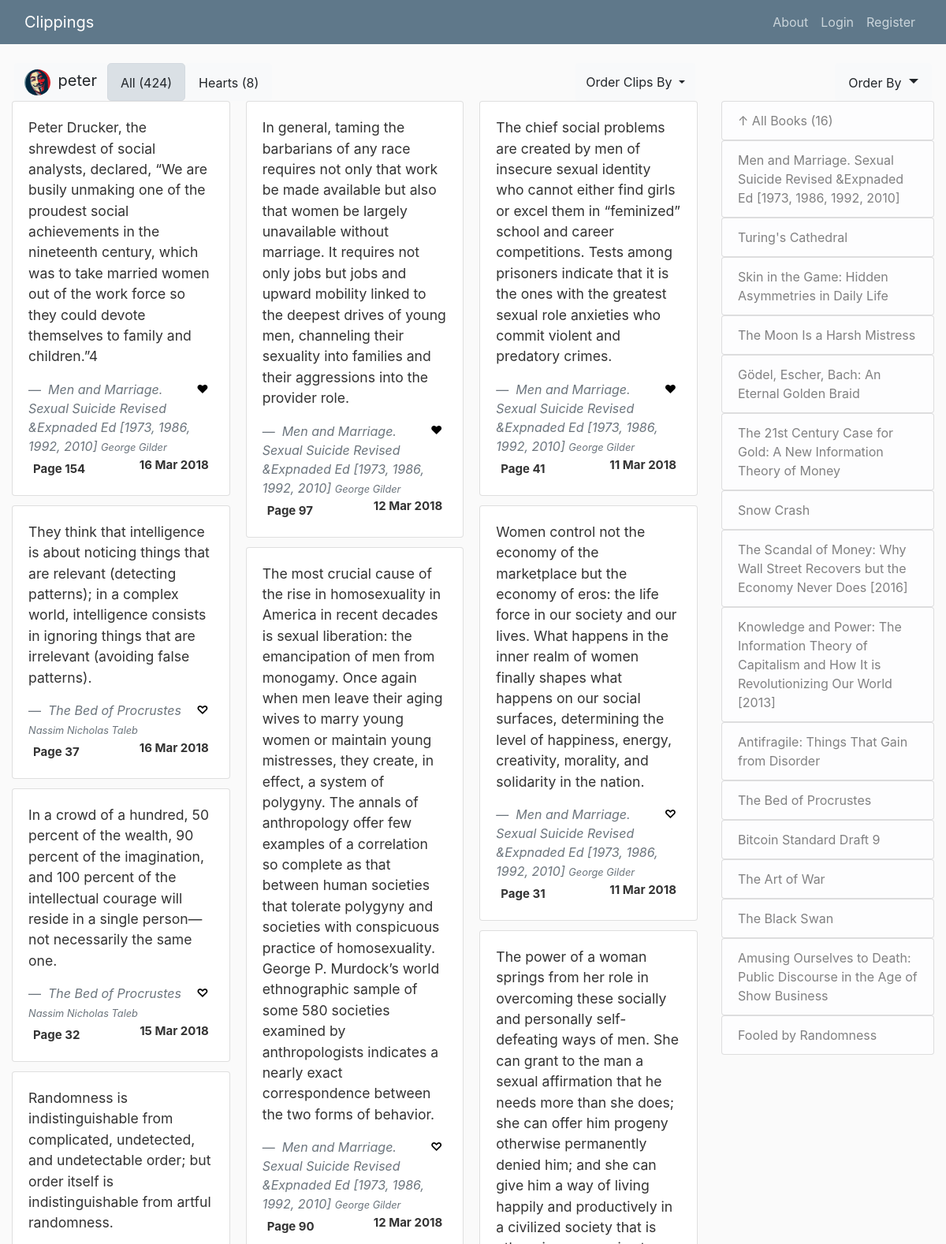
The app's page /peter (upper part) with its own data.
### clippings/models.py (models this page shows, shortened)
class User(db.Model, UserMixin):
    id = db.Column(db.Integer, primary_key=True)
    username = db.Column(db.String(20), unique=True, nullable=False)
    email = db.Column(db.String(120), unique=True, nullable=False)
    image_file = db.Column(db.String(20), nullable=False, default='default.jpg')
    password = db.Column(db.String(60), nullable=False)
    posts = db.relationship('Post', backref='author', lazy=True)
    likes = db.relationship('Clip', secondary=likes, backref='liked_by', lazy=True)

class Clip(db.Model):
    id = db.Column(db.Integer, primary_key=True)
    title = db.Column(db.String(400), nullable=False)
    author = db.Column(db.String(400), nullable=False)
    page = db.Column(db.Integer, nullable=False)
    location = db.Column(db.String(20), nullable=False)
    date = db.Column(db.DateTime, nullable=False, default=datetime.utcnow)
    clipping = db.Column(db.Text, nullable=False)
    is_favorite = db.Column(db.Boolean, default=False, nullable=False)
    user_id = db.Column(db.Integer, db.ForeignKey('user.id'), nullable=False)

### clippings/clips/routes.py (the view, shortened to what this page needs)
@clips.route("/<string:username>", methods=['GET', 'POST'])
@clips.route("/<string:username>/<string:title>", methods=['GET', 'POST'])
def user_book(username, title=None):
    user = User.query.filter_by(username=username).first_or_404()
    page = request.args.get('page', 1, type=int)
    clip_order = request.args.get('order_by', 'date.desc()')
    book_order = request.args.get('book_order', 'date.desc()')
    order = order_by.get(clip_order)
    b_order = order_by.get(book_order)
    clips_count = 0
    favorite_id = request.args.get('favorite_id')
    show_favorites = request.args.get('favorite')
    if(favorite_id):
        add_favorite(favorite_id)
    if(title == None):
        clips = Clip.query.filter_by(user_id=user.id).order_by(order).paginate(per_page=30, page=page)
        clips_count = Clip.query.filter_by(user_id=user.id).count()
        favorite_count = Clip.query.filter_by(user_id=user.id, is_favorite=True).count()
        if(show_favorites):
            clips = Clip.query.filter_by(user_id=user.id, is_favorite=True).order_by(order).paginate(per_page=30, page=page)
    books = Clip.query.filter_by(user_id=user.id).order_by(b_order).group_by(Clip.title).distinct(Clip.title)
    books_count = Clip.query.filter_by(user_id=user.id).order_by(b_order).group_by(Clip.title).distinct(Clip.title).count()
    return render_template('user_book.html.j2', clips=clips, user=user, books=books, title_selected=title,
                           order_by=clip_order, book_order=book_order, clips_count=clips_count, books_count=books_count,
                           add_favorite=add_favorite, favorite_count=favorite_count, favorite=show_favorites)

### clippings/templates/user_book.html.j2 (shortened to what this page needs)
{% extends 'layout.html.j2' %}
{% block content_header %}
{% include 'clip_sort.html.j2' with context%}
{% endblock content_header %}
{% block content %}
<div class="card-columns">
        {% for clip in clips.items %}
        <div class="card">
                <div class="card-body">
                    <blockquote class="blockquote mb-0">
                        <p style="font-size:1.1rem;">{{ clip.clipping }}</p>
                        <a class="no-style" href="{{url_for('clips.user_book', username=user.username, title=clip.title)}}">
                        {% if clip.is_favorite %}
                            {% if user == current_user%}
                                <a href="{{url_for('clips.user_book', username=user.username, title=title_selected, page=page_num, order_by=order_by, favorite=favorite, favorite_id=clip.id)}}"><span class="badge float-right">❤</span></a>
                            {% else %}
                                <span class="badge float-right">❤</span>
                            {% endif %}
                        {% else %}
                            {% if user == current_user%}
                                <a href="{{url_for('clips.user_book', username=user.username, title=title_selected, page=page_num, order_by=order_by, favorite=favorite, favorite_id=clip.id)}}"><span class="badge float-right">♡</span></a>
                             {% else %}
                                <span class="badge float-right">♡</span>
                            {% endif %}
                        {% endif %}
                        <footer class="blockquote-footer">
                            <cite> {{ clip.title }}
                                <small>{{ clip.author }}</small>
                            </cite>
                        </footer>
                        </a>
                        <div class="badge"> Page {{ clip.page }} </div>
                        <span class="badge float-right">{{ clip.date.strftime("%-d %b %Y") }}</span>
                    </blockquote>
                </div>
        </div>
        {% endfor %}
</div>
{% endblock content %}
{% block sidebar_header %}
    {% include 'book_sort.html.j2' with context%}
{% endblock sidebar_header %}
{% block right_sidebar %}
            <ul class="list-group">
            <a href="{{url_for('clips.user_book', username=user.username)}}">
                    <li class="list-group-item list-group-item-light"> 	&uarr; All Books ({{(books_count)}})</li></a>
            {% for book in books%}
                {% if book.title == title_selected%}
                    <a href="{{url_for('clips.user_book', username=user.username, order_by=order_by, book_order=book_order)}}">
                    <li class="list-group-item list-group-item-dark">{{book.title}}
                    - <small>{{ book.author }}</small></li></a>
                {% else %}
                    <a href="{{url_for('clips.user_book', username=user.username, title=book.title, order_by='page.asc()', book_order=book_order)}}">
                    <li class="list-group-item list-group-item-light">{{book.title}}</li>
                    </a>
                {% endif %}
            {% endfor %}
            </ul>
{% endblock right_sidebar %}

### clippings/templates/clip_sort.html.j2 (shortened to what this page needs)
<div class="row" style="margin-right:3px; margin-left: 3px;">
    <button type="button" class="btn btn-light">
    <img class="rounded-circle header-img" src="{{ url_for('static', filename='profile_pics/' + user.image_file) }}">
    <span style="font-size: 1.25rem;">{{user.username}}<span></button>
        {% if favorite == 'true' %}
            <a href="{{url_for('clips.user_book', username=user.username, title=title_selected, page=page_num, order_by=order_by)}}">
            <button class="btn btn-lg btn-light"><span style="font-size: 1rem;">All ({{(clips_count)}})<span></button>
            </a>
            <a href="{{url_for('clips.user_book', username=user.username, title=title_selected, page=page_num, order_by=order_by, favorite='true')}}">
            <button class="btn btn-lg btn-light active"><span style="font-size: 1rem;">Hearts ({{(favorite_count)}})<span></button>
            </a>
        {% else %}
            <a href="{{url_for('clips.user_book', username=user.username, title=title_selected, page=page_num, order_by=order_by)}}">
            <button class="btn btn-lg btn-light active"><span style="font-size: 1rem;">All ({{(clips_count)}})<span></button>
            </a>
            <a href="{{url_for('clips.user_book', username=user.username, title=title_selected, page=page_num, order_by=order_by, favorite='true')}}">
            <button class="btn btn-lg btn-light"><span style="font-size: 1rem;">Hearts ({{(favorite_count)}})<span></button>
            </a>
        {% endif %}
        <button class="btn btn-secondary btn-light dropdown-toggle ml-auto" type="button" id="dropdownMenuButton" data-toggle="dropdown" aria-haspopup="true" aria-expanded="false">
         Order Clips By
        </button>
</div>

### clippings/static/main.css (style rules this page uses)
body { background: #fafafa; color: #333333; margin-top: 5rem; }
.header-img { height: 33px; width: 33px; margin-right: 5px; }
.no-style:hover, .no-style:visited, .no-style:link, .no-style:active { color: black; text-decoration: none; }

### records on screen
User: image_file (picture), username "peter"
Clip: clipping "Peter Drucker, the shrewdest of social analysts, declared, “We are busily unmaking one of the proudest social achievements in the nineteenth century, which was to take married women out of the work force so they could devote themselves to family and children.”4", title "Men and Marriage. Sexual Suicide Revised &Expnaded Ed [1973, 1986, 1992, 2010]", author "George Gilder", page "154", date "16 Mar 2018"
Clip: clipping "They think that intelligence is about noticing things that are relevant (detecting patterns); in a complex world, intelligence consists in ignoring things that are irrelevant (avoiding false patterns).", title "The Bed of Procrustes", author "Nassim Nicholas Taleb", page "37", date "16 Mar 2018"
Clip: clipping "In a crowd of a hundred, 50 percent of the wealth, 90 percent of the imagination, and 100 percent of the intellectual courage will reside in a single person—not necessarily the same one.", title "The Bed of Procrustes", author "Nassim Nicholas Taleb", page "32", date "15 Mar 2018"
Clip: clipping "Randomness is indistinguishable from complicated, undetected, and undetectable order; but order itself is indistinguishable from artful randomness."
Clip: clipping "In general, taming the barbarians of any race requires not only that work be made available but also that women be largely unavailable without marriage. It requires not only jobs but jobs and upward mobility linked to the deepest drives of young men, channeling their sexuality into families and their aggressions into the provider role.", title "Men and Marriage. Sexual Suicide Revised &Expnaded Ed [1973, 1986, 1992, 2010]", author "George Gilder", page "97", date "12 Mar 2018"
Clip: clipping "The most crucial cause of the rise in homosexuality in America in recent decades is sexual liberation: the emancipation of men from monogamy. Once again when men leave their aging wives to marry young women or maintain young mistresses, they create, in effect, a system of polygyny. The annals of anthropology offer few examples of a correlation so complete as that between human societies that tolerate polygyny and societies with conspicuous practice of homosexuality. George P. Murdock’s world ethnographic sample of some 580 societies examined by anthropologists indicates a nearly exact correspondence between the two forms of behavior.", title "Men and Marriage. Sexual Suicide Revised &Expnaded Ed [1973, 1986, 1992, 2010]", author "George Gilder", page "90", date "12 Mar 2018"
Clip: clipping "The chief social problems are created by men of insecure sexual identity who cannot either find girls or excel them in “feminized” school and career competitions. Tests among prisoners indicate that it is the ones with the greatest sexual role anxieties who commit violent and predatory crimes.", title "Men and Marriage. Sexual Suicide Revised &Expnaded Ed [1973, 1986, 1992, 2010]", author "George Gilder", page "41", date "11 Mar 2018"
Clip: clipping "Women control not the economy of the marketplace but the economy of eros: the life force in our society and our lives. What happens in the inner realm of women finally shapes what happens on our social surfaces, determining the level of happiness, energy, creativity, morality, and solidarity in the nation.", title "Men and Marriage. Sexual Suicide Revised &Expnaded Ed [1973, 1986, 1992, 2010]", author "George Gilder", page "31", date "11 Mar 2018"
Clip: title "Men and Marriage. Sexual Suicide Revised &Expnaded Ed [1973, 1986, 1992, 2010]"
Clip: title "Turing's Cathedral"
Clip: title "Skin in the Game: Hidden Asymmetries in Daily Life"
Clip: title "The Moon Is a Harsh Mistress"
Clip: title "Gödel, Escher, Bach: An Eternal Golden Braid"
Clip: title "The 21st Century Case for Gold: A New Information Theory of Money"
Clip: title "Snow Crash"
Clip: title "The Scandal of Money: Why Wall Street Recovers but the Economy Never Does [2016]"
Clip: title "Knowledge and Power: The Information Theory of Capitalism and How It is Revolutionizing Our World [2013]"
Clip: title "Antifragile: Things That Gain from Disorder"
Clip: title "The Bed of Procrustes"
Clip: title "Bitcoin Standard Draft 9"
Clip: title "The Art of War"
Clip: title "The Black Swan"
Clip: title "Amusing Ourselves to Death: Public Discourse in the Age of Show Business"
Clip: title "Fooled by Randomness"

### other values on screen
{{ (clips_count) }} "424"
{{ (favorite_count) }} "8"
{{ (books_count) }} "16"
